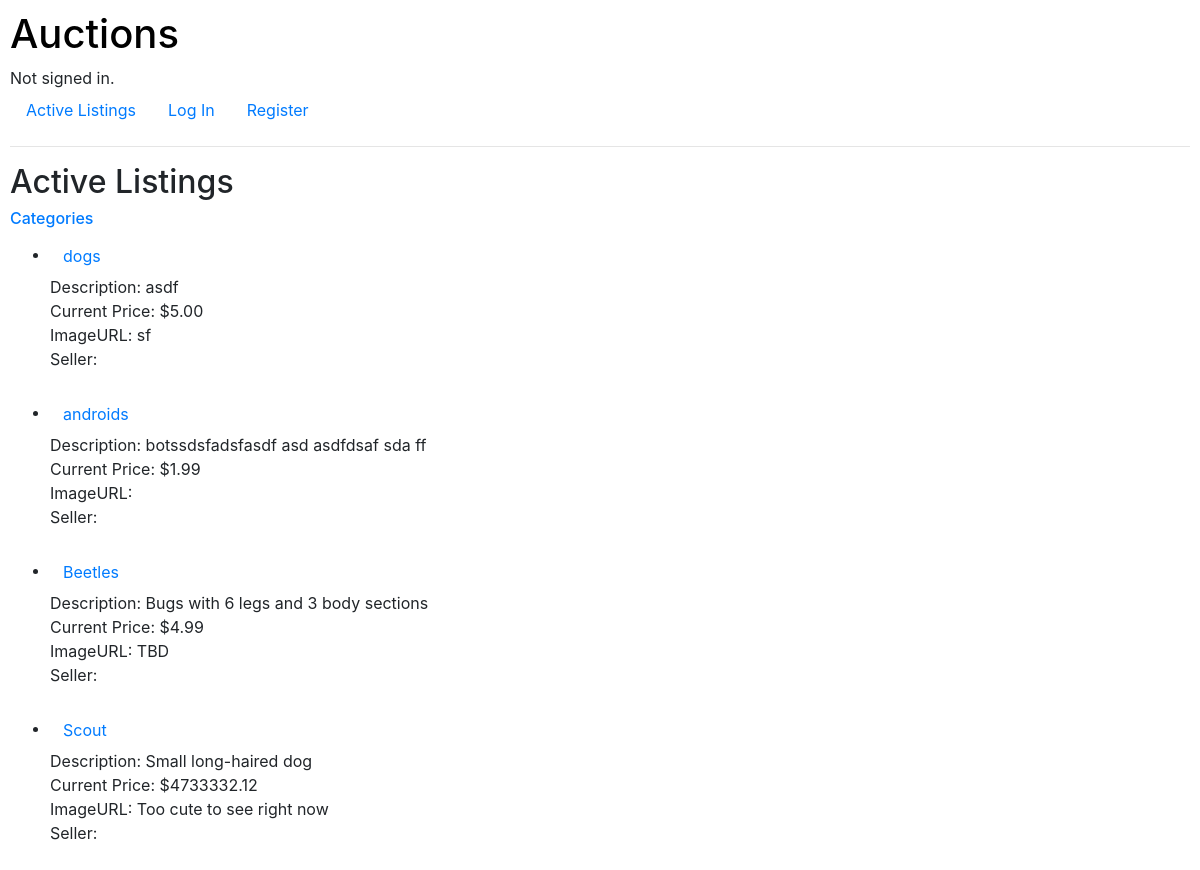
The app's page /, older data.
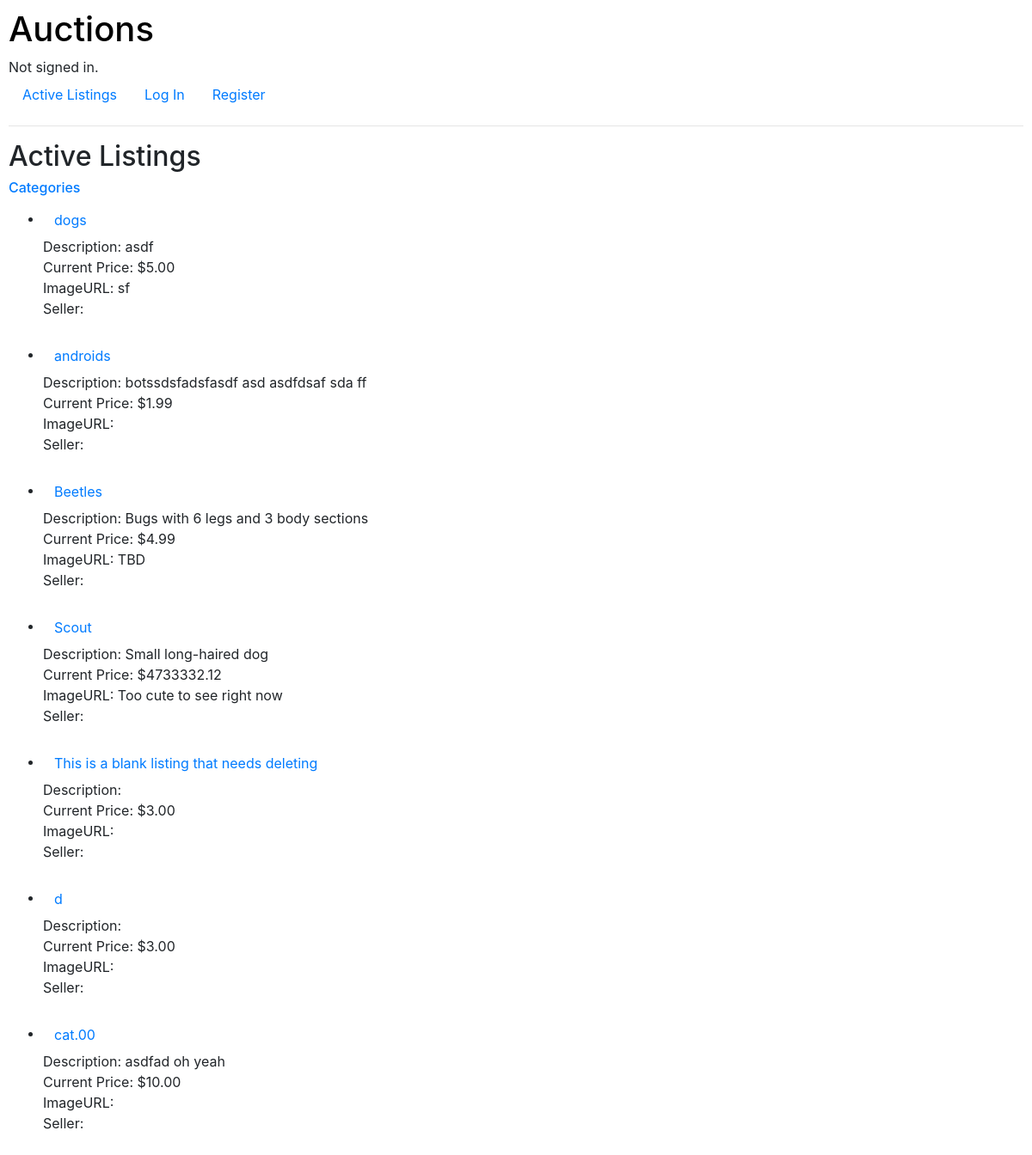
The same page, newer data.
### auctions/models.py (models this page shows, shortened)
class Listing(models.Model):
    title = models.CharField(max_length=64)
    description = models.TextField()
    imageURL = models.URLField(max_length=200)
    price = models.DecimalField(max_digits=10, decimal_places=2)
    isActive = models.BooleanField(default=True)
    seller = models.ForeignKey('User', on_delete=models.CASCADE, blank=True, related_name="seller")
    category = models.ForeignKey('Category', on_delete=models.CASCADE, blank=True, related_name="category")

### auctions/views.py (the view)
# urls.py: path("", views.index, name="index"),
def index(request):
        active_listings = Listing.objects.filter(isActive=True)
        return render(request, "auctions/index.html", {
            "listings": active_listings,
        })

### auctions/models.py (called while the page is built)
    def __str__(self):
        return f"{self.first_name} {self.last_name}"

### auctions/templates/auctions/index.html
{% extends "auctions/layout.html" %}
{% block body %}
    <h2>Active Listings</h2>
    <h6><a href="{% url 'auctions:categories' %}">Categories</a><br></h6>
        <ul>
            {% for listing in listings %}
                <li>
                    <a href="{% url 'auctions:listing' title=listing.title %}" class="btn btn-link">{{ listing.title }}</a><br>
                    Description: {{ listing.description }}<br>
                    Current Price: ${{ listing.price }}<br>
                    ImageURL: {{ listing.imageURL }}<br>
                    Seller: {{ listing.seller }}
                </li><br>
            {% empty %}
                <li>No Listings.</li>
            {% endfor %}
        </ul>
{% endblock %}

### auctions/templates/auctions/layout.html (shortened to what this page needs)
{% load static %}
<!DOCTYPE html>
<html lang="en">
    <head>
        <link rel="stylesheet" href="https://stackpath.bootstrapcdn.com/bootstrap/4.4.1/css/bootstrap.min.css">
        <link href="{% static 'auctions/styles.css' %}" rel="stylesheet">
    </head>
    <body>
        <h1><a href="{% url 'auctions:index' %}" style="color: black; text-decoration: none;">Auctions</h1></a>
        <div>
            {% if user.is_authenticated %}
                Signed in as <strong>{{ user.username }}</strong>
            {% else %}
                Not signed in.
            {% endif %}
        </div>
        <ul class="nav">
            <li class="nav-item">
                <a class="nav-link" href="{% url 'auctions:index' %}">Active Listings</a>
            </li>
            {% if user.is_authenticated %}
                <li class="nav-item">
                    <a class="nav-link" href="{% url 'auctions:create_listing' %}">Create New Listing</a>
                </li>
                <li class="nav-item">
                    <a class="nav-link" href="{% url 'auctions:watchlist' %}">Watchlist</a>
                </li>
                <li class="nav-item">
                    <a class="nav-link" href="{% url 'auctions:logout' %}">Log Out</a>
                </li>
            {% else %}
                <li class="nav-item">
                    <a class="nav-link" href="{% url 'auctions:login' %}">Log In</a>
                </li>
                <li class="nav-item">
                    <a class="nav-link" href="{% url 'auctions:register' %}">Register</a>
                </li>
            {% endif %}
        </ul>
        <hr>
        {% block body %}
        {% endblock %}
    </body>
</html>

### auctions/static/auctions/styles.css (style rules this page uses)
body { padding: 10px; }

Row changes from the older to the newer data that the page shows:
added Listing: title "This is a blank listing that needs deleting", price "3.00"
added Listing: title "d", price "3.00"
added Listing: title "cat.00", description "asdfad oh yeah", price "10.00"
